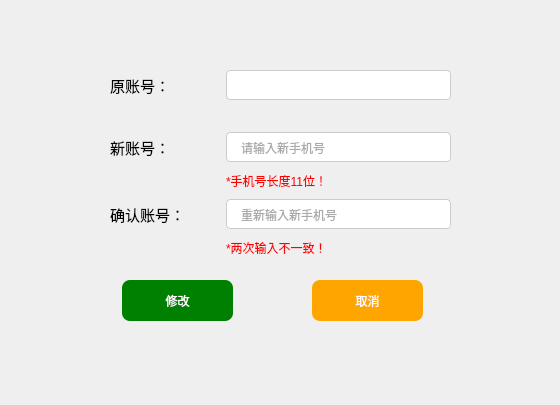
<?xml version="1.0" encoding="UTF-8"?>
<ui version="4.0">
 <class>Form</class>
 <widget class="QWidget" name="Form">
  <property name="geometry">
   <rect>
    <x>0</x>
    <y>0</y>
    <width>560</width>
    <height>405</height>
   </rect>
  </property>
  <property name="windowTitle">
   <string>Form</string>
  </property>
  <widget class="QPushButton" name="pushButton_2">
   <property name="geometry">
    <rect>
     <x>312</x>
     <y>280</y>
     <width>111</width>
     <height>41</height>
    </rect>
   </property>
   <property name="styleSheet">
    <string notr="true">background-color:orange;
	color:white;
border:0px;
border-radius:8px;

</string>
   </property>
   <property name="text">
    <string>取消</string>
   </property>
  </widget>
  <widget class="QPushButton" name="pushButton">
   <property name="geometry">
    <rect>
     <x>122</x>
     <y>280</y>
     <width>111</width>
     <height>41</height>
    </rect>
   </property>
   <property name="styleSheet">
    <string notr="true">background-color:green;
	color:white;
border:0px;
border-radius:8px;

</string>
   </property>
   <property name="text">
    <string>修改</string>
   </property>
  </widget>
  <widget class="QWidget" name="layoutWidget">
   <property name="geometry">
    <rect>
     <x>110</x>
     <y>70</y>
     <width>341</width>
     <height>191</height>
    </rect>
   </property>
   <layout class="QGridLayout" name="gridLayout">
    <item row="2" column="0">
     <widget class="QLabel" name="label_4">
      <property name="font">
       <font>
        <family>黑体</family>
        <pointsize>11</pointsize>
       </font>
      </property>
      <property name="text">
       <string>新账号：</string>
      </property>
     </widget>
    </item>
    <item row="4" column="0">
     <spacer name="verticalSpacer_2">
      <property name="orientation">
       <enum>Qt::Vertical</enum>
      </property>
      <property name="sizeHint" stdset="0">
       <size>
        <width>20</width>
        <height>40</height>
       </size>
      </property>
     </spacer>
    </item>
    <item row="6" column="0">
     <spacer name="verticalSpacer_3">
      <property name="orientation">
       <enum>Qt::Vertical</enum>
      </property>
      <property name="sizeHint" stdset="0">
       <size>
        <width>20</width>
        <height>40</height>
       </size>
      </property>
     </spacer>
    </item>
    <item row="0" column="0">
     <widget class="QLabel" name="label_3">
      <property name="font">
       <font>
        <family>黑体</family>
        <pointsize>11</pointsize>
       </font>
      </property>
      <property name="text">
       <string>原账号：</string>
      </property>
     </widget>
    </item>
    <item row="0" column="1" colspan="2">
     <widget class="QLineEdit" name="lineEdit">
      <property name="tabletTracking">
       <bool>false</bool>
      </property>
      <property name="styleSheet">
       <string notr="true"> border:1px solid #ccc;
 border-radius:4px;
 color:#555;
 padding: 6px 12px;
</string>
      </property>
      <property name="inputMask">
       <string/>
      </property>
      <property name="text">
       <string/>
      </property>
      <property name="frame">
       <bool>true</bool>
      </property>
      <property name="dragEnabled">
       <bool>false</bool>
      </property>
      <property name="readOnly">
       <bool>true</bool>
      </property>
      <property name="placeholderText">
       <string/>
      </property>
      <property name="clearButtonEnabled">
       <bool>false</bool>
      </property>
     </widget>
    </item>
    <item row="5" column="1" colspan="2">
     <widget class="QLineEdit" name="lineEdit_3">
      <property name="styleSheet">
       <string notr="true">border:1px solid #ccc;
border-radius:4px;
color:#555;
padding: 6px 12px;
</string>
      </property>
      <property name="inputMask">
       <string/>
      </property>
      <property name="text">
       <string/>
      </property>
      <property name="echoMode">
       <enum>QLineEdit::Normal</enum>
      </property>
      <property name="placeholderText">
       <string>重新输入新手机号</string>
      </property>
      <property name="clearButtonEnabled">
       <bool>true</bool>
      </property>
     </widget>
    </item>
    <item row="5" column="0">
     <widget class="QLabel" name="label_5">
      <property name="font">
       <font>
        <family>黑体</family>
        <pointsize>11</pointsize>
       </font>
      </property>
      <property name="text">
       <string>确认账号：</string>
      </property>
     </widget>
    </item>
    <item row="1" column="0">
     <spacer name="verticalSpacer">
      <property name="orientation">
       <enum>Qt::Vertical</enum>
      </property>
      <property name="sizeHint" stdset="0">
       <size>
        <width>20</width>
        <height>40</height>
       </size>
      </property>
     </spacer>
    </item>
    <item row="2" column="1" colspan="2">
     <widget class="QLineEdit" name="lineEdit_2">
      <property name="styleSheet">
       <string notr="true">border:1px solid #ccc;
border-radius:4px;
color:#555;
padding: 6px 12px;
</string>
      </property>
      <property name="inputMask">
       <string/>
      </property>
      <property name="text">
       <string/>
      </property>
      <property name="echoMode">
       <enum>QLineEdit::Normal</enum>
      </property>
      <property name="placeholderText">
       <string>请输入新手机号</string>
      </property>
      <property name="clearButtonEnabled">
       <bool>true</bool>
      </property>
     </widget>
    </item>
    <item row="4" column="1" colspan="2">
     <widget class="QLabel" name="warninglabel">
      <property name="styleSheet">
       <string notr="true">color:red
</string>
      </property>
      <property name="text">
       <string>*手机号长度11位！</string>
      </property>
     </widget>
    </item>
    <item row="6" column="1" colspan="2">
     <widget class="QLabel" name="warninglabel_2">
      <property name="styleSheet">
       <string notr="true">color:red
</string>
      </property>
      <property name="text">
       <string>*两次输入不一致！</string>
      </property>
     </widget>
    </item>
   </layout>
  </widget>
 </widget>
 <resources/>
 <connections/>
</ui>
